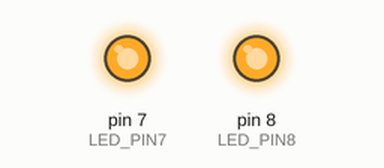
Simulated run of this sketch. Board: Arduino Uno, built with avr-gcc and run on an emulated ATmega328P. On the bench: output pins drawn as LEDs (lit = HIGH).

Above: at 0.5 s.
At 2.5 s:
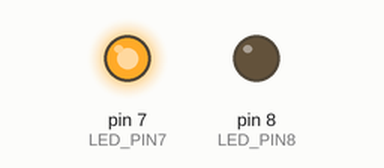
At 4.5 s:
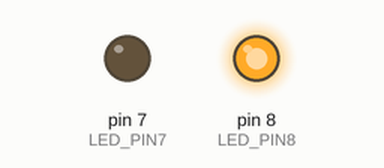
At 5.5 s:
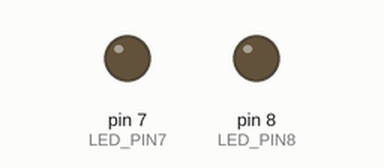
Timing chart, 0 to 7.8 s (numbered marks = the images above):
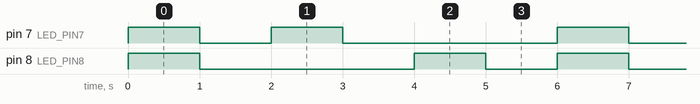

The sketch:

flashingLed.ino
```cpp
// (licence header left out)
// Led pins
const int LED_PIN7 = 7;
const int LED_PIN8 = 8;

void setup()
{
    pinMode(LED_PIN7, OUTPUT);
    pinMode(LED_PIN8, OUTPUT);
}

void loop()
{
    turnLightsOn();
    turnLightsOff();
    flashingLights();
}

/// <summary>
/// Turn Led lights on.
/// </summary>
void turnLightsOn()
{
    digitalWrite(LED_PIN7, HIGH);
    digitalWrite(LED_PIN8, HIGH);
    delay(1000);
}

/// <summary>
/// Turn Led lights off.
/// </summary>
void turnLightsOff()
{
    digitalWrite(LED_PIN7, LOW);
    digitalWrite(LED_PIN8, LOW);
    delay(1000);
}

/// <summary>
/// Flashing Led lights.
/// </summary>
void flashingLights()
{
    digitalWrite(LED_PIN7, HIGH);
    delay(1000);
    digitalWrite(LED_PIN7, LOW);
    delay(1000);
    digitalWrite(LED_PIN8, HIGH);
    delay(1000);
    digitalWrite(LED_PIN8, LOW);
    delay(1000);
}
```

Measured:
- by itself, pin 7 (LED_PIN7): repeats every 6.0 s: LOW 1.0 s, HIGH 1.0 s, LOW 3.0 s, HIGH 1.0 s
- by itself, pin 8 (LED_PIN8): repeats every 6.0 s: LOW 3.0 s, HIGH 1.0 s, LOW 1.0 s, HIGH 1.0 s
- by itself, everything shown: repeats every 6.0 s, in 6 steps
